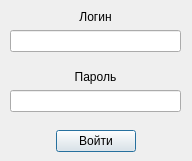
<?xml version="1.0" encoding="UTF-8"?>
<ui version="4.0">
 <class>LoginForm</class>
 <widget class="QDialog" name="LoginForm">
  <property name="geometry">
   <rect>
    <x>0</x>
    <y>0</y>
    <width>192</width>
    <height>161</height>
   </rect>
  </property>
  <property name="windowTitle">
   <string>Вход</string>
  </property>
  <widget class="QWidget" name="layoutWidget">
   <property name="geometry">
    <rect>
     <x>10</x>
     <y>10</y>
     <width>171</width>
     <height>142</height>
    </rect>
   </property>
   <layout class="QVBoxLayout" name="verticalLayout_2">
    <item>
     <layout class="QVBoxLayout" name="verticalLayout">
      <item>
       <widget class="QLabel" name="label">
        <property name="text">
         <string>Логин</string>
        </property>
        <property name="alignment">
         <set>Qt::AlignCenter</set>
        </property>
       </widget>
      </item>
      <item>
       <widget class="QLineEdit" name="loginLineEdit"/>
      </item>
      <item>
       <spacer name="verticalSpacer">
        <property name="orientation">
         <enum>Qt::Vertical</enum>
        </property>
        <property name="sizeHint" stdset="0">
         <size>
          <width>20</width>
          <height>40</height>
         </size>
        </property>
       </spacer>
      </item>
      <item>
       <widget class="QLabel" name="label_2">
        <property name="text">
         <string>Пароль</string>
        </property>
        <property name="alignment">
         <set>Qt::AlignCenter</set>
        </property>
       </widget>
      </item>
      <item>
       <widget class="QLineEdit" name="passwordLineEdit">
        <property name="echoMode">
         <enum>QLineEdit::Password</enum>
        </property>
       </widget>
      </item>
     </layout>
    </item>
    <item>
     <spacer name="verticalSpacer_2">
      <property name="orientation">
       <enum>Qt::Vertical</enum>
      </property>
      <property name="sizeHint" stdset="0">
       <size>
        <width>20</width>
        <height>40</height>
       </size>
      </property>
     </spacer>
    </item>
    <item>
     <layout class="QHBoxLayout" name="horizontalLayout">
      <item>
       <spacer name="horizontalSpacer">
        <property name="orientation">
         <enum>Qt::Horizontal</enum>
        </property>
        <property name="sizeHint" stdset="0">
         <size>
          <width>40</width>
          <height>20</height>
         </size>
        </property>
       </spacer>
      </item>
      <item>
       <widget class="QPushButton" name="pushButton">
        <property name="minimumSize">
         <size>
          <width>75</width>
          <height>0</height>
         </size>
        </property>
        <property name="text">
         <string>Войти</string>
        </property>
       </widget>
      </item>
      <item>
       <spacer name="horizontalSpacer_2">
        <property name="orientation">
         <enum>Qt::Horizontal</enum>
        </property>
        <property name="sizeHint" stdset="0">
         <size>
          <width>40</width>
          <height>20</height>
         </size>
        </property>
       </spacer>
      </item>
     </layout>
    </item>
   </layout>
  </widget>
 </widget>
 <resources/>
 <connections>
  <connection>
   <sender>pushButton</sender>
   <signal>clicked()</signal>
   <receiver>LoginForm</receiver>
   <slot>SubmitCredentials()</slot>
   <hints>
    <hint type="sourcelabel">
     <x>94</x>
     <y>136</y>
    </hint>
    <hint type="destinationlabel">
     <x>7</x>
     <y>134</y>
    </hint>
   </hints>
  </connection>
 </connections>
 <slots>
  <slot>SubmitCredentials()</slot>
 </slots>
</ui>
